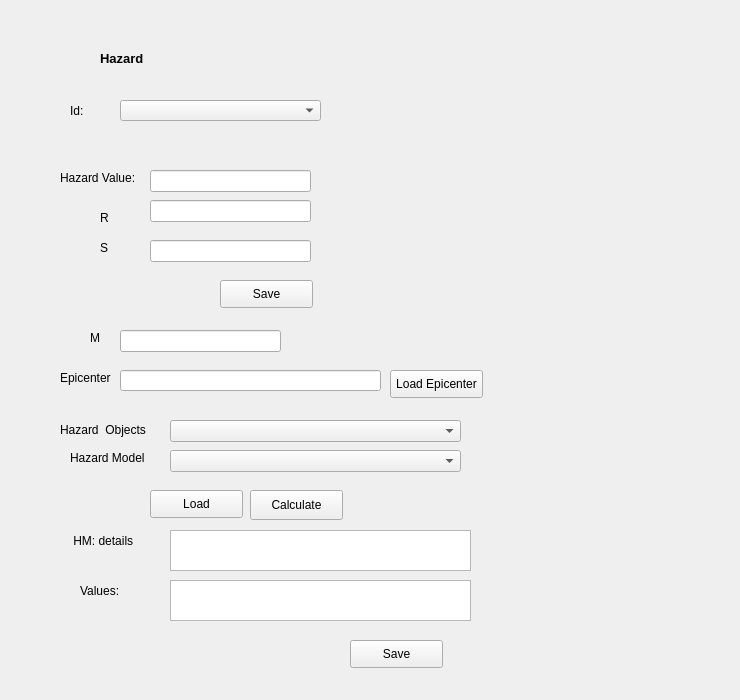
        <widget class="QWidget" name="tab">
         <attribute name="title">
          <string>Hazard</string>
         </attribute>
         <widget class="QLabel" name="label_11">
          <property name="geometry">
           <rect>
            <x>70</x>
            <y>90</y>
            <width>51</width>
            <height>41</height>
           </rect>
          </property>
          <property name="font">
           <font>
            <weight>50</weight>
            <bold>false</bold>
           </font>
          </property>
          <property name="text">
           <string>Id:</string>
          </property>
         </widget>
         <widget class="QComboBox" name="IdHazardComboBox">
          <property name="geometry">
           <rect>
            <x>120</x>
            <y>100</y>
            <width>201</width>
            <height>21</height>
           </rect>
          </property>
         </widget>
         <widget class="QLabel" name="label_16">
          <property name="geometry">
           <rect>
            <x>100</x>
            <y>50</y>
            <width>101</width>
            <height>16</height>
           </rect>
          </property>
          <property name="font">
           <font>
            <pointsize>10</pointsize>
            <weight>75</weight>
            <bold>true</bold>
           </font>
          </property>
          <property name="text">
           <string>Hazard</string>
          </property>
         </widget>
         <widget class="QWidget" name="hazardModelWidget" native="true">
          <property name="geometry">
           <rect>
            <x>50</x>
            <y>480</y>
            <width>481</width>
            <height>211</height>
           </rect>
          </property>
          <widget class="QLabel" name="label_29">
           <property name="geometry">
            <rect>
             <x>-20</x>
             <y>30</y>
             <width>131</width>
             <height>61</height>
            </rect>
           </property>
           <property name="text">
            <string>             HM: details</string>
           </property>
          </widget>
          <widget class="QTextEdit" name="hazardModelTextEdit">
           <property name="geometry">
            <rect>
             <x>120</x>
             <y>50</y>
             <width>301</width>
             <height>41</height>
            </rect>
           </property>
          </widget>
          <widget class="QLabel" name="label_30">
           <property name="geometry">
            <rect>
             <x>30</x>
             <y>100</y>
             <width>131</width>
             <height>21</height>
            </rect>
           </property>
           <property name="text">
            <string>Values:</string>
           </property>
          </widget>
          <widget class="QTextEdit" name="valuesHazardModelTextEdit">
           <property name="geometry">
            <rect>
             <x>120</x>
             <y>100</y>
             <width>301</width>
             <height>41</height>
            </rect>
           </property>
          </widget>
          <widget class="QPushButton" name="saveHazardModelButton">
           <property name="geometry">
            <rect>
             <x>300</x>
             <y>160</y>
             <width>93</width>
             <height>28</height>
            </rect>
           </property>
           <property name="text">
            <string>Save</string>
           </property>
          </widget>
         </widget>
         <widget class="QWidget" name="widgetHazardValues" native="true">
          <property name="geometry">
           <rect>
            <x>40</x>
            <y>150</y>
            <width>301</width>
            <height>171</height>
           </rect>
          </property>
          <widget class="QLabel" name="label_13">
           <property name="geometry">
            <rect>
             <x>20</x>
             <y>20</y>
             <width>91</width>
             <height>16</height>
            </rect>
           </property>
           <property name="font">
            <font>
             <weight>50</weight>
             <bold>false</bold>
            </font>
           </property>
           <property name="text">
            <string>Hazard Value:</string>
           </property>
          </widget>
          <widget class="QLineEdit" name="hazardValueLineEdit">
           <property name="geometry">
            <rect>
             <x>110</x>
             <y>20</y>
             <width>161</width>
             <height>22</height>
            </rect>
           </property>
          </widget>
          <widget class="QLabel" name="label_32">
           <property name="geometry">
            <rect>
             <x>60</x>
             <y>60</y>
             <width>53</width>
             <height>16</height>
            </rect>
           </property>
           <property name="text">
            <string>R</string>
           </property>
          </widget>
          <widget class="QLineEdit" name="RvalueLineEdit">
           <property name="geometry">
            <rect>
             <x>110</x>
             <y>50</y>
             <width>161</width>
             <height>22</height>
            </rect>
           </property>
          </widget>
          <widget class="QLabel" name="label_33">
           <property name="geometry">
            <rect>
             <x>60</x>
             <y>90</y>
             <width>53</width>
             <height>16</height>
            </rect>
           </property>
           <property name="text">
            <string>S</string>
           </property>
          </widget>
          <widget class="QLineEdit" name="SoilLineEdit">
           <property name="geometry">
            <rect>
             <x>110</x>
             <y>90</y>
             <width>161</width>
             <height>22</height>
            </rect>
           </property>
          </widget>
          <widget class="QPushButton" name="saveHazardParametersPushButton">
           <property name="geometry">
            <rect>
             <x>180</x>
             <y>130</y>
             <width>93</width>
             <height>28</height>
            </rect>
           </property>
           <property name="text">
            <string>Save</string>
           </property>
          </widget>
         </widget>
         <widget class="QWidget" name="widget_Epicenter" native="true">
          <property name="geometry">
           <rect>
            <x>440</x>
            <y>190</y>
            <width>291</width>
            <height>131</height>
           </rect>
          </property>
         </widget>
         <widget class="QWidget" name="widget_LoadHazardModel" native="true">
          <property name="geometry">
           <rect>
            <x>60</x>
            <y>410</y>
            <width>441</width>
            <height>121</height>
           </rect>
          </property>
          <widget class="QLabel" name="label_12">
           <property name="geometry">
            <rect>
             <x>10</x>
             <y>40</y>
             <width>121</width>
             <height>16</height>
            </rect>
           </property>
           <property name="font">
            <font>
             <weight>50</weight>
             <bold>false</bold>
            </font>
           </property>
           <property name="text">
            <string>Hazard Model</string>
           </property>
          </widget>
          <widget class="QPushButton" name="loadHazardButton">
           <property name="geometry">
            <rect>
             <x>90</x>
             <y>80</y>
             <width>93</width>
             <height>28</height>
            </rect>
           </property>
           <property name="text">
            <string>Load</string>
           </property>
          </widget>
          <widget class="QPushButton" name="calculateHarzadPushButton">
           <property name="geometry">
            <rect>
             <x>190</x>
             <y>80</y>
             <width>93</width>
             <height>30</height>
            </rect>
           </property>
           <property name="text">
            <string>Calculate</string>
           </property>
          </widget>
          <widget class="QComboBox" name="hazardModelComboBox">
           <property name="geometry">
            <rect>
             <x>110</x>
             <y>40</y>
             <width>291</width>
             <height>22</height>
            </rect>
           </property>
          </widget>
          <widget class="QComboBox" name="hazardObjectsComboBox">
           <property name="geometry">
            <rect>
             <x>110</x>
             <y>10</y>
             <width>291</width>
             <height>22</height>
            </rect>
           </property>
          </widget>
          <widget class="QLabel" name="label_35">
           <property name="geometry">
            <rect>
             <x>0</x>
             <y>10</y>
             <width>91</width>
             <height>20</height>
            </rect>
           </property>
           <property name="text">
            <string>Hazard  Objects</string>
           </property>
          </widget>
         </widget>
         <widget class="QLabel" name="label_34">
          <property name="geometry">
           <rect>
            <x>60</x>
            <y>370</y>
            <width>53</width>
            <height>16</height>
           </rect>
          </property>
          <property name="text">
           <string>Epicenter</string>
          </property>
         </widget>
         <widget class="QPushButton" name="LoadEpicenterpushButton">
          <property name="geometry">
           <rect>
            <x>390</x>
            <y>370</y>
            <width>93</width>
            <height>28</height>
           </rect>
          </property>
          <property name="text">
           <string>Load Epicenter</string>
          </property>
         </widget>
         <widget class="QLineEdit" name="epicenterLineEdit">
          <property name="geometry">
           <rect>
            <x>120</x>
            <y>370</y>
            <width>261</width>
            <height>21</height>
           </rect>
          </property>
         </widget>
         <widget class="QLabel" name="label_31">
          <property name="geometry">
           <rect>
            <x>90</x>
            <y>330</y>
            <width>53</width>
            <height>16</height>
           </rect>
          </property>
          <property name="text">
           <string>M</string>
          </property>
         </widget>
         <widget class="QLineEdit" name="MomentumLineEdit">
          <property name="geometry">
           <rect>
            <x>120</x>
            <y>330</y>
            <width>161</width>
            <height>22</height>
           </rect>
          </property>
         </widget>
        </widget>
